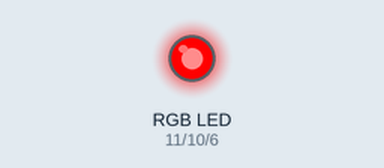
Bench run of a sketch on a simulated Arduino Uno, built with avr-gcc and run on an emulated ATmega328P. Shown: an RGB LED mixed from three pins (HIGH = lit).

Above: at 0.3 s.
At 0.9 s:
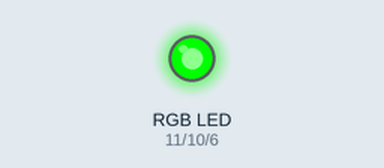
At 3.3 s:
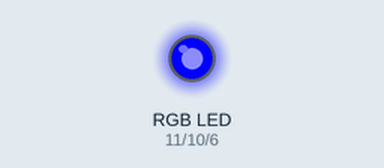
Timing chart, 0 to 4.1 s (numbered marks = the images above):
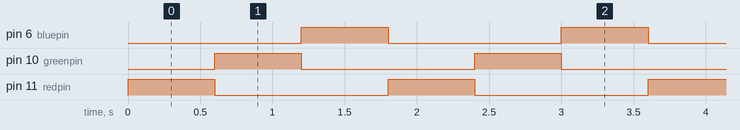

Measured:
- by itself, pin 6 (bluepin), pin 10 (greenpin), pin 11 (redpin): alternates HIGH for 0.60 s and LOW for 1.2 s
- by itself, everything shown: repeats every 1.8 s, in 3 steps

The sketch:

RGB_led.ino
```cpp
#define redpin 11
#define greenpin 10
#define bluepin 6

void setup(){
  pinMode(redpin, OUTPUT);
  pinMode(greenpin, OUTPUT);
  pinMode(bluepin, OUTPUT);

}
//RED
void loop(){
  analogWrite(redpin, 255);
  analogWrite(greenpin, 0);
  analogWrite(bluepin, 0);
  delay(600);
//GREEN
  analogWrite(redpin, 0);
  analogWrite(greenpin, 255);
  analogWrite(bluepin, 0);
  delay(600);
//BLUE
  analogWrite(redpin, 0);
  analogWrite(greenpin, 0);
  analogWrite(bluepin, 255);
  delay(600);
}
```
